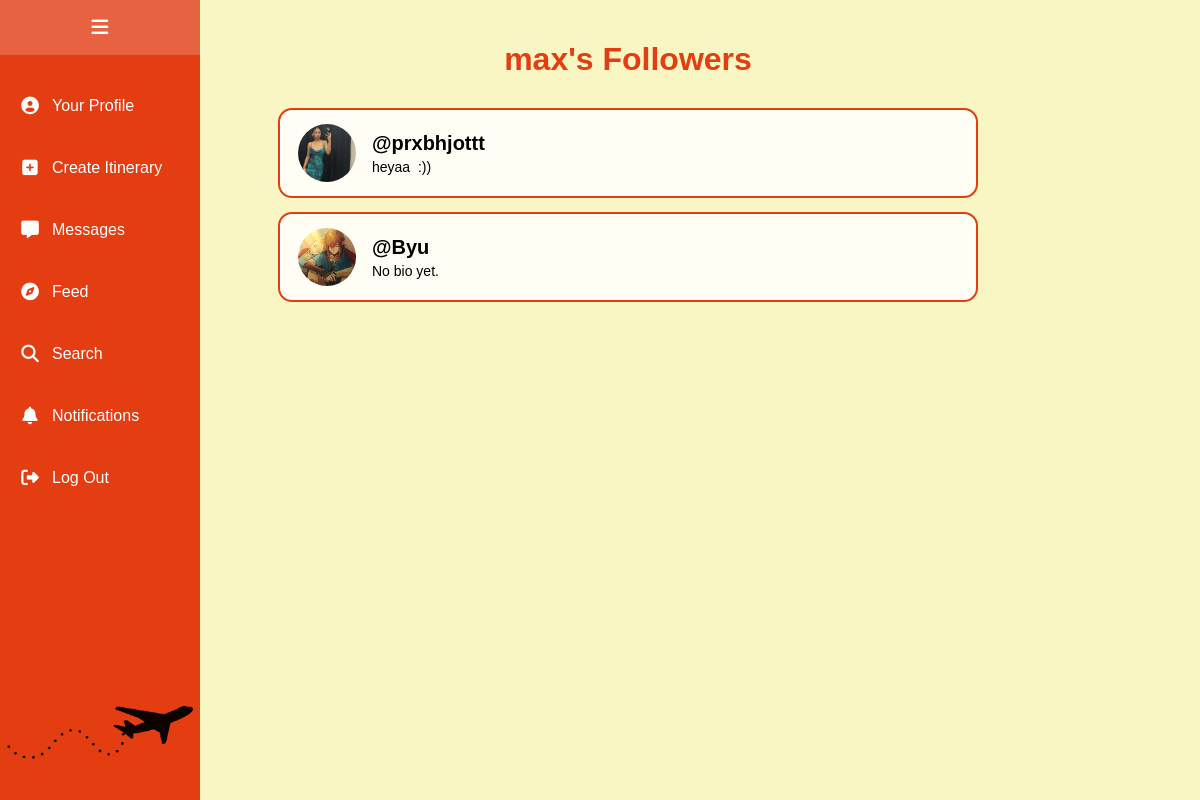
Screenshot of /followers/3 (signed in) with the database file from the repository.
### app.py (models this page shows, shortened)
class User(db.Model):
    id = db.Column(db.Integer, primary_key=True)
    email = db.Column(db.String(120), unique=True, nullable=False)
    phone = db.Column(db.String(20), nullable=False)
    password_hash = db.Column(db.String(255), nullable=False)
    username = db.Column(db.String(50), unique=True, nullable=True)
    bio = db.Column(db.Text, nullable=True)
    avatar_url = db.Column(db.String(255), nullable=True)
    interest_1 = db.Column(db.String(25), nullable=True)
    interest_2 = db.Column(db.String(25), nullable=True)
    interest_3 = db.Column(db.String(25), nullable=True)
    interest_4 = db.Column(db.String(25), nullable=True)
    interest_5 = db.Column(db.String(25), nullable=True)

### app.py (the view)
@app.route('/followers/<int:user_id>')
def followers_page(user_id):
    current_user_id = session.get("user_id")
    if not current_user_id:
        return redirect(url_for('login_page'))
    user = User.query.get_or_404(user_id)
    followers = db.session.query(User).join(
        Follow,
        Follow.follower_id == User.id
    ).filter(
        Follow.following_id == user_id
    ).all()
    return render_template(
        'follow-list.html',
        user=user,
        users=followers,
        list_type='followers'
    )

### templates/follow-list.html (shortened to what this page needs)
<!DOCTYPE html>
<html>
<head>
    <link rel="stylesheet" href="https://cdnjs.cloudflare.com/ajax/libs/font-awesome/6.5.0/css/all.min.css">
    <link rel="stylesheet" href="{{ url_for('static', filename='styles.css') }}">
</head>
<body>
{% include 'navbar.html' %}
<div class="page-wrapper">
    <div class="middle-column">
        {% if list_type == 'followers' %}
        <h1>{{ user.username }}'s Followers</h1>
        {% else %}
        <h1>{{ user.username }} is Following</h1>
        {% endif %}
        {% if users %}
        <div class="follow-list-container">
            {% for u in users %}
            <a class="follow-list-card" href="{{ url_for('view_user_profile', user_id=u.id) }}">
                {% if u.avatar_url %}
                <img src="{{ url_for('static', filename='uploads/' + u.avatar_url) }}" class="follow-list-avatar">
                {% else %}
                <div class="follow-list-placeholder"></div>
                {% endif %}
                <div class="follow-list-info">
                    <h2>@{{ u.username }}</h2>
                    <p>{{ u.bio if u.bio else 'No bio yet.' }}</p>
                </div>
            </a>
            {% endfor %}
        </div>
        {% endif %}
    </div>
</div>
</body>
</html>

### static/styles.css (style rules this page uses)
body { font-family: Helvetica, Arial, sans-serif; background-color: #faf6c3 !important; color: black; text-align: center; margin: 0; padding: 0; }
h1 { font-size:xx-large; color: #e43d12; }
h2 { font-size: x-large; color: #a6643c; }
a:link, a:visited { color: #e43d12; border: 2px solid #e43d12; border-radius: 5px; padding: 10px 20px; text-align: center; display: inline-block; text-decoration: none; }
.page-wrapper { margin-left: 56px; display: flex; height: 100vh; overflow: hidden; }
.middle-column { flex: 1; overflow-y: auto; padding: 20px; text-align: center; background-color: #faf6c3; }
.follow-list-container { max-width: 700px; margin: 30px auto; display: flex; flex-direction: column; gap: 14px; }
.follow-list-card, .follow-list-card:link, .follow-list-card:visited { display: flex; align-items: center; gap: 16px; border: 2px solid #e43d12; border-radius: 14px; padding: 14px 18px; background-color: #fffdf4; color: black; text-decoration: none; text-align: left; }
.follow-list-avatar, .follow-list-placeholder { width: 58px; height: 58px; border-radius: 50%; object-fit: cover; flex-shrink: 0; }
.follow-list-info h2 { margin: 0; color: inherit; font-size: 20px; }
.follow-list-info p { margin: 4px 0 0 0; font-size: 14px; }

### rows the page displays
User: username "max"
User: avatar_url (picture), username "prxbhjottt", bio "heyaa :))"
User: avatar_url (picture), username "Byu", bio "No bio yet."
